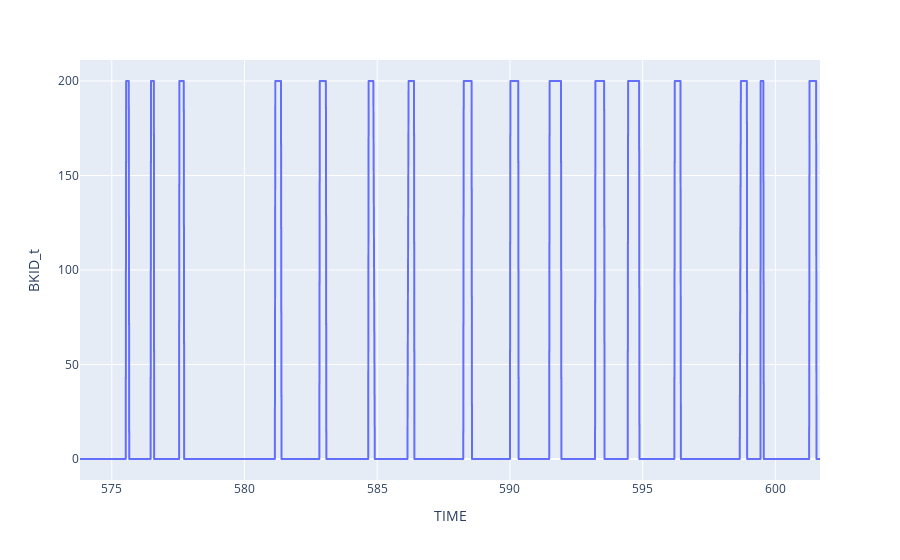

Here is the notebook cell this chart was saved with:
### Code cell
plot_time_series_ET(df)

### Figure 1 — Plotly figure (JSON) as saved in the notebook; plotly's stock layout.template omitted (floating-point values rounded to 4 significant figures; data arrays with more than 128 entries replaced by an {"elided": "..."} marker saying what was removed)
{"data": [{"hovertemplate": "TIME=%{x}<br>BKID_t=%{y}<extra></extra>", "legendgroup": "", "line": {"color": "#636efa", "dash": "solid"}, "marker": {"symbol": "circle"}, "mode": "lines", "name": "", "showlegend": false, "type": "scattergl", "x": {"elided": "1663 float values"}, "xaxis": "x", "y": {"elided": "1663 int values"}, "yaxis": "y"}], "layout": {"legend": {"tracegroupgap": 0}, "margin": {"t": 60}, "xaxis": {"anchor": "y", "domain": [0, 1], "title": {"text": "TIME"}}, "yaxis": {"anchor": "x", "domain": [0, 1], "title": {"text": "BKID_t"}}}}
